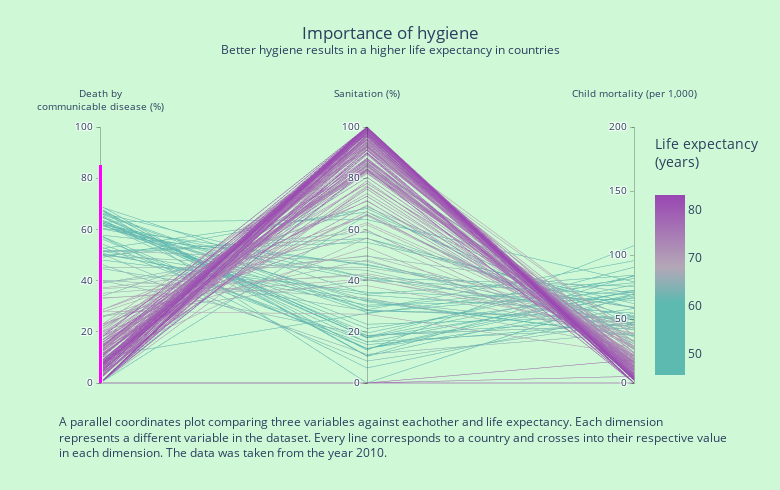

Notebook cell for this chart:
### Code cell
fig = go.Figure(data=go.Parcoords(
    line=dict(color=df['Life expectancy at birth, total (years)'],
              colorscale = [[0, '#5dbab1'], [0.4, '#5dbab1'], [0.6, '#b4a7b7'], [1, '#9946b2']],
              showscale=True,
              colorbar=dict(title='Life expectancy<br>(years)<br> <br>')),  # Add color bar title
    dimensions=[
        dict(range=[0, 100], constraintrange=[0, 80],
             label='Death by<br>communicable disease (%)', values=df['communicable diseases'],
             tickvals=[0, 20, 40, 60, 80, 100]),
        dict(range=[0, 100],
             label='Sanitation (%)', values=df['People using at least basic sanitation services (% of population)'],
             tickvals=[0, 20, 40, 60, 80, 100]),
        dict(range=[0, 200],
             label='Child mortality (per 1,000)', values=df['Mortality rate, infant (per 1,000 live births)'],
             tickvals=[0, 50, 100, 150, 200])
    ]
))

fig.update_layout(
    title='Importance of hygiene<br>' + 
    '<sup>Better hygiene results in a higher life expectancy in countries</sup>', title_x=0.5, title_y=0.92,
    plot_bgcolor='#cff8d6',
    paper_bgcolor='#cff8d6',
    font=dict(size=12),
    margin={'l': 100, 'b': 105, 'r': 100, 't': 125},
    width=780,
    height=490
)

fig.add_annotation(x=-0.08, y=-0.3,
                   showarrow=False,
                   xref='paper', yref='paper',
                   xanchor='left', yanchor='bottom',
                   align='left',
                   text='A parallel coordinates plot comparing three variables against eachother and life expectancy. Each dimension<br>' +
                   'represents a different variable in the dataset. Every line corresponds to a country and crosses into their respective value<br>' +
                   'in each dimension. The data was taken from the year 2010.')

fig.show()

### Figure 1 — Plotly figure (JSON) as saved in the notebook; plotly's stock layout.template omitted (floating-point values rounded to 4 significant figures; data arrays with more than 128 entries replaced by an {"elided": "..."} marker saying what was removed)
{"data": [{"dimensions": [{"constraintrange": [0, 80], "label": "Death by<br>communicable disease (%)", "range": [0, 100], "tickvals": [0, 20, 40, 60, 80, 100], "values": {"elided": "210 str values"}}, {"label": "Sanitation (%)", "range": [0, 100], "tickvals": [0, 20, 40, 60, 80, 100], "values": {"elided": "210 float values"}}, {"label": "Child mortality (per 1,000)", "range": [0, 200], "tickvals": [0, 50, 100, 150, 200], "values": {"elided": "210 str values"}}], "line": {"color": {"elided": "210 float values"}, "colorbar": {"title": {"text": "Life expectancy<br>(years)<br> <br>"}}, "colorscale": [[0, "#5dbab1"], [0.4, "#5dbab1"], [0.6, "#b4a7b7"], [1, "#9946b2"]], "showscale": true}, "type": "parcoords"}], "layout": {"annotations": [{"align": "left", "showarrow": false, "text": "A parallel coordinates plot comparing three variables against eachother and life expectancy. Each dimension<br>represents a different variable in the dataset. Every line corresponds to a country and crosses into their respective value<br>in each dimension. The data was taken from the year 2010.", "x": -0.08, "xanchor": "left", "xref": "paper", "y": -0.3, "yanchor": "bottom", "yref": "paper"}], "font": {"size": 12}, "height": 490, "margin": {"b": 105, "l": 100, "r": 100, "t": 125}, "paper_bgcolor": "#cff8d6", "plot_bgcolor": "#cff8d6", "title": {"text": "Importance of hygiene<br><sup>Better hygiene results in a higher life expectancy in countries</sup>", "x": 0.5, "y": 0.92}, "width": 780}}
